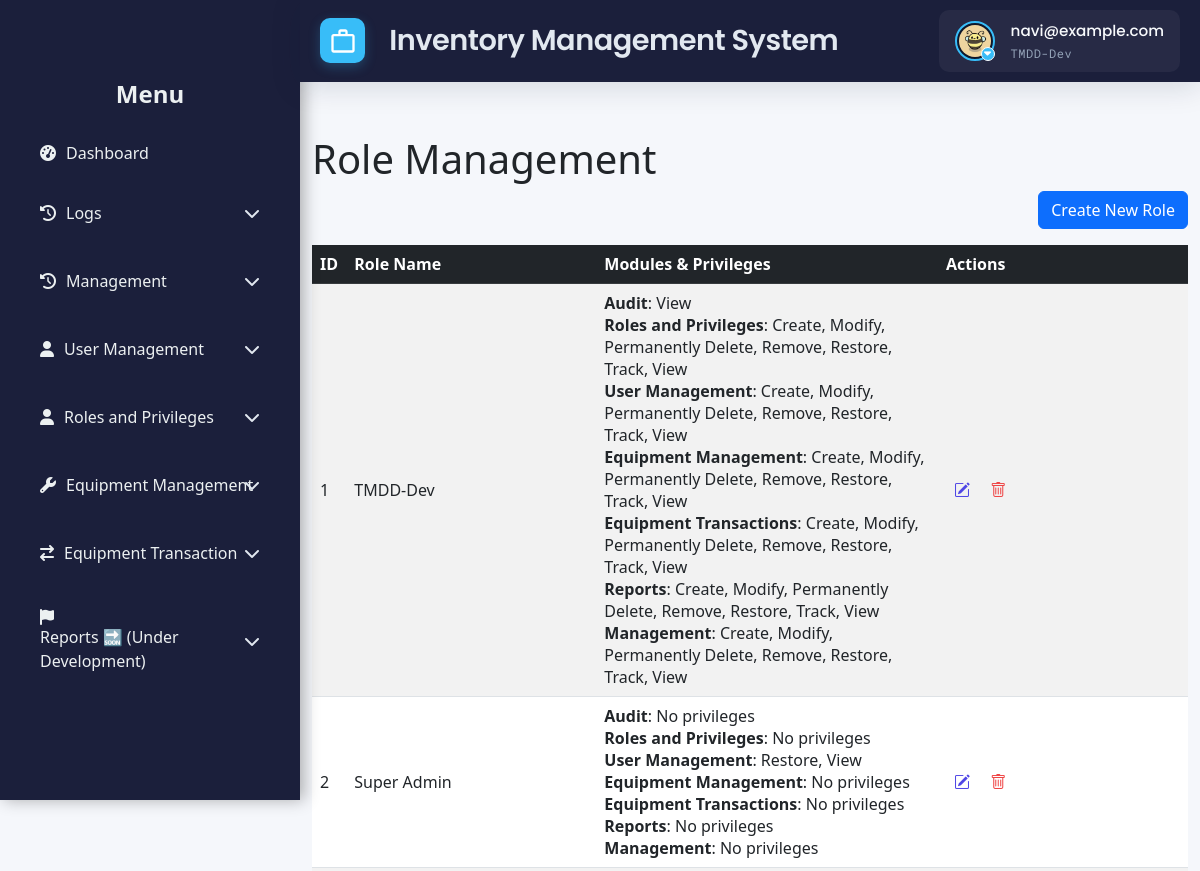
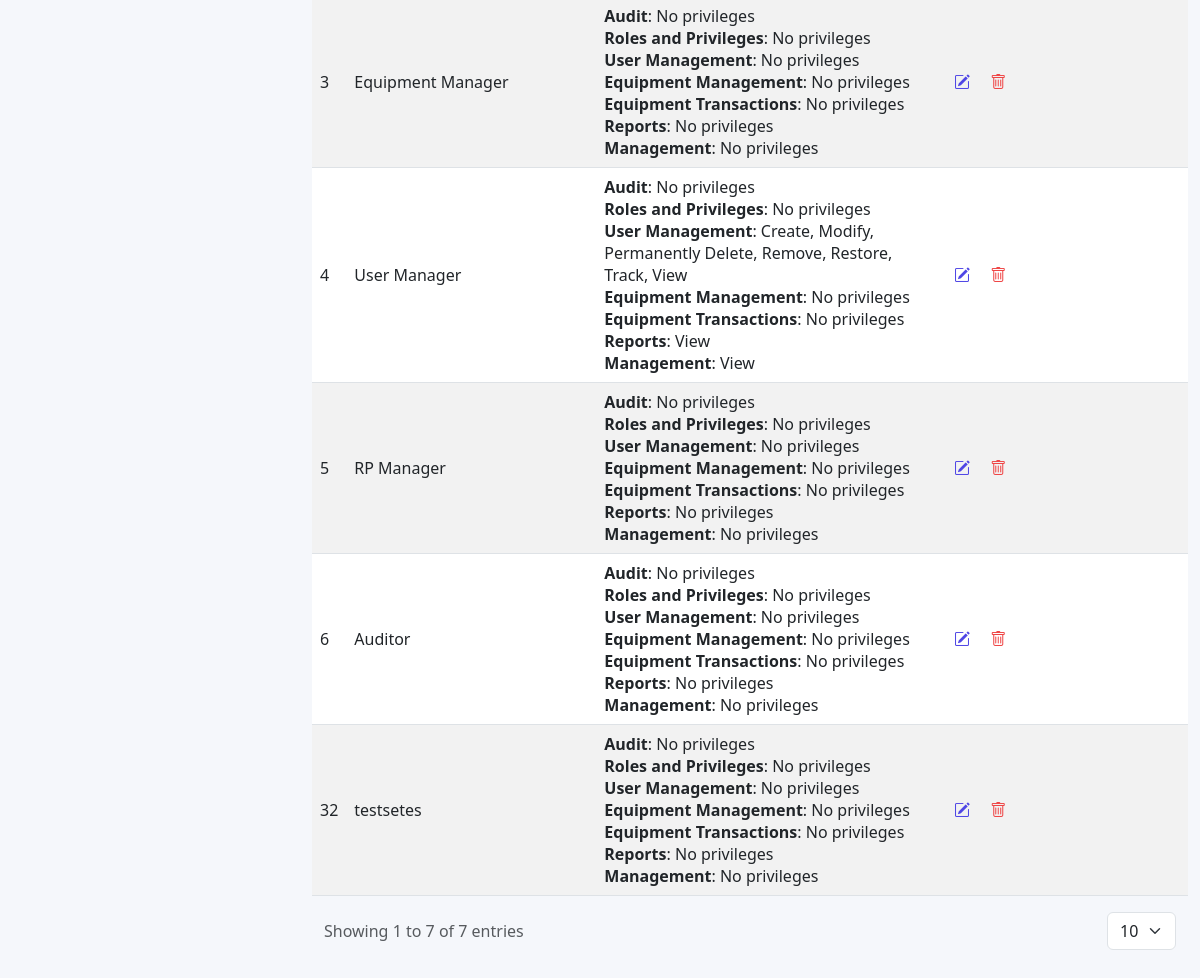
Page /src/view/php/modules/rolesandprivilege_manager/role_manager/manage_roles.php (signed in) on the committed database (2 pictures, top to bottom).
### tables this page shows
CREATE TABLE IF NOT EXISTS `users` (
  `id` int NOT NULL AUTO_INCREMENT,
  `username` varchar(50) NOT NULL,
  `email` varchar(100) NOT NULL,
  `password` varchar(255) NOT NULL,
  `first_name` varchar(100) DEFAULT NULL,
  `last_name` varchar(100) DEFAULT NULL,
  `date_created` timestamp NULL DEFAULT CURRENT_TIMESTAMP,
  `status` enum('Offline','Online') NOT NULL,
  `is_disabled` tinyint(1) NOT NULL DEFAULT '0',
  `profile_pic_path` varchar(2048) DEFAULT NULL,
  PRIMARY KEY (`id`),
  UNIQUE KEY `username` (`username`),
  UNIQUE KEY `email` (`email`)
);

CREATE TABLE IF NOT EXISTS `modules` (
  `id` int NOT NULL AUTO_INCREMENT,
  `module_name` varchar(100) NOT NULL,
  PRIMARY KEY (`id`),
  UNIQUE KEY `module_name` (`module_name`)
);

CREATE TABLE IF NOT EXISTS `roles` (
  `id` int NOT NULL AUTO_INCREMENT,
  `role_name` varchar(100) NOT NULL,
  `is_disabled` tinyint(1) NOT NULL DEFAULT '0',
  PRIMARY KEY (`id`),
  UNIQUE KEY `role_name` (`role_name`)
);

### src/control/RBACService.php (called while the page is built, shortened)
<?php
final class RBACService
{
    private array $privileges = [];
    public function __construct(
        private \PDO $pdo,
        int $userId
    ) {
        $this->loadUserPrivileges($userId);
    }
    private function loadUserPrivileges(int $userId): void
    {
        $sql = <<<'SQL'
        SELECT
          m.module_name,
          p.priv_name
        FROM user_department_roles ur
        JOIN roles r
          ON ur.role_id = r.id
         AND r.is_disabled = 0
        JOIN role_module_privileges rmp
          ON rmp.role_id = r.id
        JOIN modules m
          ON rmp.module_id = m.id
        JOIN privileges p
          ON rmp.privilege_id = p.id
         AND p.is_disabled = 0
       WHERE ur.user_id = ?
    SQL;
        $stmt = $this->pdo->prepare($sql);
        $stmt->execute([$userId]);
        while ($row = $stmt->fetch(\PDO::FETCH_ASSOC)) {
            $this->privileges[$row['module_name']][] = $row['priv_name'];
        }
    }
    public function hasPrivilege(string $module, string $priv): bool
    {
        return isset($this->privileges[$module])
            && in_array($priv, $this->privileges[$module], true);
    }
}

### src/view/php/modules/rolesandprivilege_manager/role_manager/manage_roles.php (the view, shortened to what this page needs)
<?php
require_once('../../../../../../config/ims-tmdd.php');
include '../../../general/header.php';
include '../../../general/sidebar.php';
include '../../../general/footer.php';
$rbac = new RBACService($pdo, $_SESSION['user_id']);
$rbac->requirePrivilege('Roles and Privileges', 'View');
$canCreate = $rbac->hasPrivilege('Roles and Privileges', 'Create');
$canModify = $rbac->hasPrivilege('Roles and Privileges', 'Modify');
$canRemove = $rbac->hasPrivilege('Roles and Privileges', 'Remove');
$sql = "
SELECT
    r.id AS Role_ID,
    r.role_name AS Role_Name,
    m.id AS Module_ID,
    m.module_name AS Module_Name,
    CASE
        WHEN LOWER(m.module_name) = 'audit' THEN
            COALESCE((
                SELECT GROUP_CONCAT(p.priv_name ORDER BY p.priv_name SEPARATOR ', ')
                FROM role_module_privileges rmp2
                JOIN privileges p ON p.id = rmp2.privilege_id
                WHERE rmp2.role_id = r.id
                  AND rmp2.module_id = m.id
                  AND LOWER(p.priv_name) = 'view'
            ), 'No privileges')
        ELSE
            COALESCE((
                SELECT GROUP_CONCAT(p.priv_name ORDER BY p.priv_name SEPARATOR ', ')
                FROM role_module_privileges rmp2
                JOIN privileges p ON p.id = rmp2.privilege_id
                WHERE rmp2.role_id = r.id
                  AND rmp2.module_id = m.id
            ), 'No privileges')
    END AS Privileges
FROM roles r
CROSS JOIN modules m
WHERE r.is_disabled = 0
ORDER BY r.id, m.id;
";
$stmt = $pdo->prepare($sql);
$stmt->execute();
$roleData = $stmt->fetchAll(PDO::FETCH_ASSOC);
$roles = [];
foreach ($roleData as $row) {
    $roleID = $row['Role_ID'];
    if (!isset($roles[$roleID])) {
        $roles[$roleID] = [
            'Role_Name' => $row['Role_Name'],
            'Modules' => []
        ];
    }
    $moduleName = !empty($row['Module_Name']) ? $row['Module_Name'] : 'General';
    if (!isset($roles[$roleID]['Modules'][$moduleName])) {
        $roles[$roleID]['Modules'][$moduleName] = [];
    }
    if (!empty($row['Privileges'])) {
        $roles[$roleID]['Modules'][$moduleName][] = $row['Privileges'];
    }
}
?>
<!DOCTYPE html>
<html lang="en">
<head>
</head>
<body>
<div class="wrapper">
    <div class="main-content container-fluid">
        <header class="main-header">
            <h1> Role Management</h1>
        </header>
        <div class="d-flex justify-content-end mb-3">
            <?php if ($canCreate): ?>
            <button type="button" class="btn btn-primary ms-2" data-bs-toggle="modal" data-bs-target="#addRoleModal">
                Create New Role
            </button>
            <?php endif; ?>
        </div>
        <div class="table-responsive" id="table">
            <table id="rolesTable" class="table table-striped table-hover align-middle">
                <thead class="table-dark">
                <tr>
                    <th style="width: 25px;">ID</th>
                    <th style="width: 250px;">Role Name</th>
                    <th>Modules & Privileges</th>
                    <th style="width: 250px;">Actions</th>
                </tr>
                </thead>
                <tbody>
                <?php if (!empty($roles)): ?>
                    <?php foreach ($roles as $roleID => $role): ?>
                        <tr data-role-id="<?php echo $roleID; ?>">
                            <td><?php echo htmlspecialchars($roleID); ?></td>
                            <td class="role-name"><?php echo htmlspecialchars($role['Role_Name']); ?></td>
                            <td class="privilege-list">
                                <?php foreach ($role['Modules'] as $moduleName => $privileges): ?>
                                    <div>
                                        <strong><?php echo htmlspecialchars($moduleName); ?></strong>:
                                        <?php echo !empty($privileges)
                                            ? implode(', ', array_map('htmlspecialchars', $privileges))
                                            : '<em>No privileges</em>'; ?>
                                    </div>
                                <?php endforeach; ?>
                            </td>
                            <td>
                                <?php if ($canModify): ?>
                                <button type="button" class="edit-btn edit-role-btn"
                                        data-role-id="<?php echo $roleID; ?>" data-bs-toggle="modal"
                                        data-bs-target="#editRoleModal">
                                    <i class="bi bi-pencil-square"></i>
                                </button>
                                <?php endif; ?>
                                <?php if ($canRemove): ?>
                                <button type="button" class="delete-btn delete-role-btn"
                                        data-role-id="<?php echo $roleID; ?>"
                                        data-role-name="<?php echo htmlspecialchars($role['Role_Name']); ?>"
                                        data-bs-toggle="modal" data-bs-target="#confirmDeleteModal">
                                    <i class="bi bi-trash"></i>
                                </button>
                                <?php endif; ?>
                            </td>
                        </tr>
                    <?php endforeach; ?>
                <?php else: ?>
                    <tr>
                        <td colspan="4">No roles found.</td>
                    </tr>
                <?php endif; ?>
                </tbody>
            </table>
            <div class="container-fluid">
                <div class="row align-items-center g-3">
                    <div class="col-12 col-sm-auto">
                        <div class="text-muted">
                            Showing <span id="currentPage">1</span> to <span id="rowsPerPage">20</span> of <span
                                    id="totalRows">100</span> entries
                        </div>
                    </div>
                    <div class="col-12 col-sm-auto ms-sm-auto">
                        <div class="d-flex align-items-center gap-2">
                            <select id="rowsPerPageSelect" class="form-select" style="width: auto;">
                                <option value="10" selected>10</option>
                            </select>
                        </div>
                    </div>
                </div>
                <div class="row mt-3">
                    <div class="col-12">
                    </div>
                </div>
            </div>
        </div>
    </div>
</div>
</body>
</html>

### src/view/php/general/header.php (shortened to what this page needs)
<?php
$user_id = $_SESSION['user_id'] ?? null;
if ($user_id !== null) {
    $stmt = $pdo->prepare("SELECT profile_pic_path FROM users WHERE id = ?");
    $stmt->execute([$user_id]);
    $user = $stmt->fetch(PDO::FETCH_ASSOC);
} else {
    die("User not logged in.");
}
$role = isset($_SESSION["role"]) ? $_SESSION["role"] : "";
$email = $_SESSION['email'];
?>
<!DOCTYPE html>
<html lang="en">
<head>
    <link href="https://cdn.jsdelivr.net/npm/bootstrap@5.2.3/dist/css/bootstrap.min.css" rel="stylesheet">
    <link href="https://cdn.jsdelivr.net/npm/bootstrap-icons@1.10.3/font/bootstrap-icons.css" rel="stylesheet">
    <link rel="stylesheet"
          href="https://cdn.jsdelivr.net/npm/bootstrap@5.3.0/dist/css/bootstrap.min.css">
    <link rel="stylesheet"
          href="https://cdnjs.cloudflare.com/ajax/libs/font-awesome/6.4.0/css/all.min.css">
    <link rel="stylesheet" href="<?php echo BASE_URL; ?>src/view/styles/css/toast.css">
    <link rel="stylesheet" href="<?php echo BASE_URL; ?>src/view/styles/css/header_footer.css">
</head>
<body>
<header class="header">
      <div class="logo-container">
        <div class="logo-icon">
            <svg viewBox="0 0 24 24">
                <path d="M20 6h-4V4c0-1.1-.9-2-2-2h-4c-1.1 0-2 .9-2 2v2H4c-1.1 0-2 .9-2 2v12c0 1.1.9 2 2 2h16c1.1 0 2-.9 2-2V8c0-1.1-.9-2-2-2zM10 4h4v2h-4V4zm10 16H4V8h16v12z"/>
            </svg>
        </div>
        <div>
            <div class="logo-text">Inventory Management System</div>
        </div>
    </div>
    <div class="header-widgets">
        <div class="user-profile" onclick="toggleDropdown()">
            <div class="profile-picture-container">
                <img
                    src="<?php echo !empty($user['profile_pic_path'])
                        ? '../../../../../public/' . htmlspecialchars($user['profile_pic_path'])
                        : '../../../../../public/assets/img/default_profile.jpg'; ?>"
                    alt=s"User Profile"
                    class="profile-picture"
                >
                <span class="dropdown-indicator"><i class="fas fa-caret-down"></i></span>
            </div>
            <div class="user-info">
                <div class="user-name"><?php echo $email; ?></div>
                <div class="user-role"><?php echo $role; ?> </div>
            </div>
        </div>
    </div>
</header>
</body>
</html>

### src/view/styles/css/header_footer.css (style rules this page uses)
* { margin: 0; padding: 0; box-sizing: border-box; }
body { background: #f5f7fb; }
.header { display: flex; justify-content: space-between; align-items: center; background: #1B1F3B; padding: 10px 20px; box-shadow: 0 4px 30px rgba(11, 25, 51, 0.15); position: fixed; top: 0; left: 300px; right: 0; z-index: 900; }
.main-content { margin-left: 300px; padding-top: 70px; }
.logo-container { display: flex; align-items: center; gap: 1.2rem; }
.logo-icon { width: 45px; height: 45px; background: #38BDF8; border-radius: 10px; display: grid; place-items: center; box-shadow: 0 4px 12px rgba(56, 189, 248, 0.25); margin-left: 0; }
.logo-icon svg { width: 28px; height: 28px; fill: white; }
.logo-text { font-family: 'Poppins', sans-serif; font-size: 1.8rem; font-weight: 600; color: #E2E8F0; letter-spacing: -0.5px; margin-left: 5px; }
.header-widgets { display: flex; align-items: center; gap: 2.5rem; }
.user-profile { display: flex; align-items: center; gap: 1rem; padding: 0.6rem 1rem; background: rgba(255, 255, 255, 0.05); border-radius: 10px; position: relative; cursor: pointer; width: 100%; }
.user-info { display: flex; flex-direction: column; gap: 2px; }
.user-name { font-family: 'Poppins', sans-serif; color: #F8FAFC; font-size: 0.95rem; font-weight: 500; }
.user-role { font-family: 'Roboto Mono', monospace; color: #94A3B8; font-size: 0.75rem; letter-spacing: 0.5px; }
.profile-picture-container { position: relative; display: inline-block; }
.profile-picture { width: 40px; height: 40px; border-radius: 50%; border: 2px solid #38BDF8; object-fit: cover; padding: 2px; background: #0F172A; }
.dropdown-indicator { position: absolute; bottom: 0; right: 0; background-color: #38bdf8; color: white; font-size: 0.7rem; width: 14px; height: 14px; border-radius: 50%; display: grid; place-items: center; border: 1px solid white; pointer-events: none; }

### src/view/styles/css/sidebar.css (style rules this page uses)
:root { --sidebar-bg-start: #2c3e50; --sidebar-bg-end: #34495e; --sidebar-text: #ecf0f1; --hover-bg: rgba(255, 255, 255, 0.1); }

### src/view/php/general/header.php (style rules this page uses)
* { margin: 0; padding: 0; box-sizing: border-box; }
body { background: #f5f7fb; }
.header { display: flex; justify-content: space-between; align-items: center; background: #1B1F3B; padding: 10px 20px; box-shadow: 0 4px 30px rgba(11, 25, 51, 0.15); position: fixed; top: 0; left: 300px; right: 0; z-index: 900; }
.logo-container { display: flex; align-items: center; gap: 1.2rem; }
.logo-icon { width: 45px; height: 45px; background: #38BDF8; border-radius: 10px; display: grid; place-items: center; box-shadow: 0 4px 12px rgba(56, 189, 248, 0.25); margin-left: 0; }
.logo-icon svg { width: 28px; height: 28px; fill: white; }
.logo-text { font-family: 'Poppins', sans-serif; font-size: 1.8rem; font-weight: 600; color: #E2E8F0; letter-spacing: -0.5px; margin-left: 5px; }
.header-widgets { display: flex; align-items: center; gap: 2.5rem; }
.user-profile { display: flex; align-items: center; gap: 1rem; padding: 0.6rem 1rem; background: rgba(255, 255, 255, 0.05); border-radius: 10px; position: relative; cursor: pointer; width: 100%; }
.user-info { display: flex; flex-direction: column; gap: 2px; }
.user-name { font-family: 'Poppins', sans-serif; color: #F8FAFC; font-size: 0.95rem; font-weight: 500; }
.user-role { font-family: 'Roboto Mono', monospace; color: #94A3B8; font-size: 0.75rem; letter-spacing: 0.5px; }
.profile-picture-container { position: relative; display: inline-block; }
.profile-picture { width: 40px; height: 40px; border-radius: 50%; border: 2px solid #38BDF8; object-fit: cover; padding: 2px; background: #0F172A; }
.dropdown-indicator { position: absolute; bottom: 0; right: 0; background-color: #38bdf8; color: white; font-size: 0.7rem; width: 14px; height: 14px; border-radius: 50%; display: grid; place-items: center; border: 1px solid white; pointer-events: none; }

### src/view/php/modules/rolesandprivilege_manager/role_manager/manage_roles.php (style rules this page uses)
.wrapper { display: flex; min-height: 100vh; }
.main-content { flex: 1; margin-left: 300px; }
.edit-btn, .delete-btn { background: none; border: none; cursor: pointer; padding: 0.375rem; border-radius: 9999px; transition: all 0.2s ease; display: inline-flex; align-items: center; justify-content: center; width: 2rem; height: 2rem; }
.edit-btn { color: #4f46e5; }
.delete-btn { color: #ef4444; }

### rows in the picture
users: profile_pic_path (picture)
modules: module_name "Management"
roles: id "32", Role_Name "testsetes", moduleName "Audit", privileges "No privileges", moduleName "Roles and Privileges", moduleName "User Management", moduleName "Equipment Management", moduleName "Equipment Transactions", moduleName "Reports", modules.module_name "Management"

### other values in the picture
$email "navi@example.com"
$role "TMDD-Dev"
$roleID "1"
$role['Role_Name'] "TMDD-Dev"
$moduleName "Audit"
implode(', ', array_map('htmlspecialchars', $privileges)) "View"
$moduleName "Roles and Privileges"
implode(', ', array_map('htmlspecialchars', $privileges)) "Create, Modify, Permanently Delete, Remove, Restore, Track, View"
$moduleName "User Management"
$moduleName "Equipment Management"
$moduleName "Equipment Transactions"
$moduleName "Reports"
$roleID "2"
$role['Role_Name'] "Super Admin"
implode(', ', array_map('htmlspecialchars', $privileges)) "No privileges"
